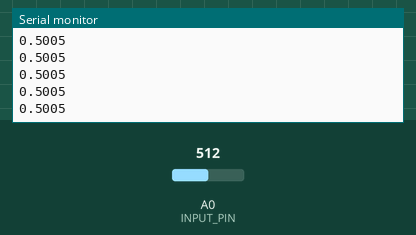
Simulated run of this sketch. Board: Arduino Uno, built with avr-gcc and run on an emulated ATmega328P. On the bench: the last lines printed to the serial monitor. The inputs (shaded band) are chosen by the test bench; at power-on: A0 (INPUT_PIN) = 512.

Above: at 1.2 s.
1.3 s: A0 (INPUT_PIN) set to 716
At 2.4 s:
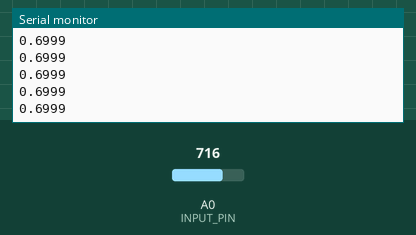
2.8 s: A0 (INPUT_PIN) set to 900
At 3.9 s:
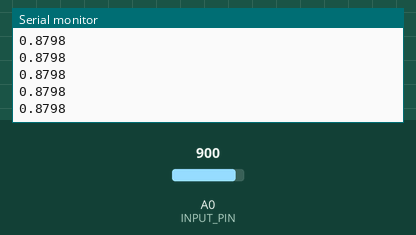
Timing chart, 0 to 5.8 s (numbered marks = the images above; inputs shaded):
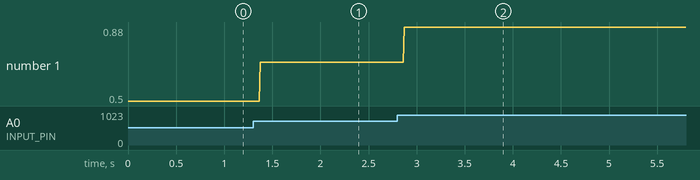

The sketch:

arudino_Example4.ino
```cpp
#define INPUT_PIN A0

const int MAX_ANALOG_INPUT = 1023;
const int DELAY_MS = 50;

int prevValue = -1;
float sizeFrac;

void setup() {
  Serial.begin(9600); // set baud rate to 9600
}

void loop() {

  // Get the new analog value
  int currentVal = analogRead(INPUT_PIN);

  if (prevValue != currentVal) {
    sizeFrac = currentVal / (float) MAX_ANALOG_INPUT;
  }

  if (prevValue != sizeFrac ) {
    Serial.println(sizeFrac, 4);
  }

  prevValue = currentVal;

}
```

Measured:
- after the input at 1.3 s, the serial monitor: prints a new line after 0.07 s (image 1)
- after the input at 2.8 s, the serial monitor: prints a new line after 0.07 s (image 2)
- plotted number 1: 0.5 → 0.7 after the input at 1.3 s, 0.7 → 0.88 after the input at 2.8 s
